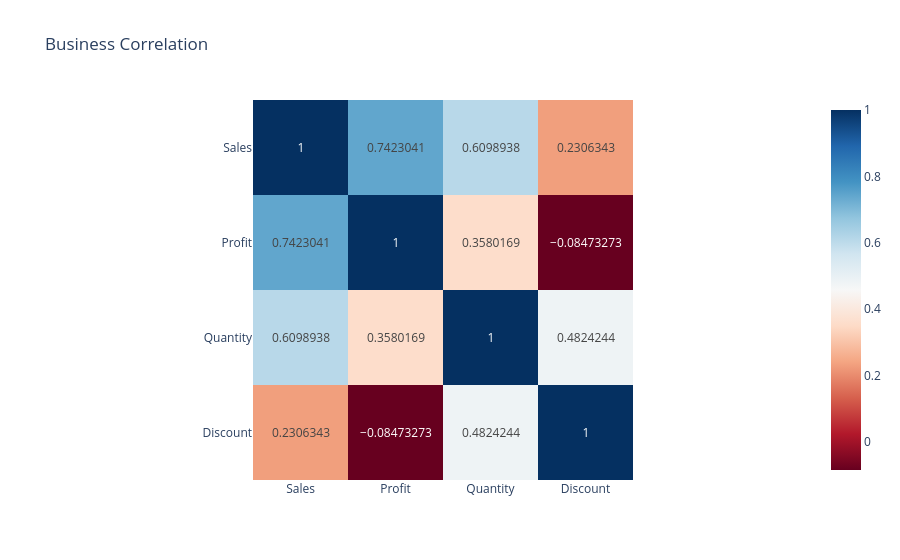

The notebook cell this image was saved under:
### Markdown cell above
**Code Cell 8
Business Example**

### Code cell
important_columns = df[

    [

        "Sales",

        "Profit",

        "Quantity",

        "Discount",

    ]

]

corr = important_columns.corr()

fig = px.imshow(

    corr,

    text_auto=True,

    color_continuous_scale="RdBu",

    title="Business Correlation"

)

fig.show()

### Figure 1 — Plotly figure (JSON) as saved in the notebook; plotly's stock layout.template omitted (floating-point values rounded to 4 significant figures)
{"data": [{"coloraxis": "coloraxis", "hovertemplate": "x: %{x}<br>y: %{y}<br>color: %{z}<extra></extra>", "name": "0", "texttemplate": "%{z}", "type": "heatmap", "x": ["Sales", "Profit", "Quantity", "Discount"], "xaxis": "x", "y": ["Sales", "Profit", "Quantity", "Discount"], "yaxis": "y", "z": [[1.0, 0.7423, 0.6099, 0.2306], [0.7423, 1.0, 0.358, -0.08473], [0.6099, 0.358, 1.0, 0.4824], [0.2306, -0.08473, 0.4824, 1.0]]}], "layout": {"coloraxis": {"autocolorscale": false, "colorscale": [[0, "rgb(103,0,31)"], [0.1, "rgb(178,24,43)"], [0.2, "rgb(214,96,77)"], [0.3, "rgb(244,165,130)"], [0.4, "rgb(253,219,199)"], [0.5, "rgb(247,247,247)"], [0.6, "rgb(209,229,240)"], [0.7, "rgb(146,197,222)"], [0.8, "rgb(67,147,195)"], [0.9, "rgb(33,102,172)"], [1, "rgb(5,48,97)"]]}, "title": {"text": "Business Correlation"}, "xaxis": {"anchor": "y", "constrain": "domain", "domain": [0, 1], "scaleanchor": "y"}, "yaxis": {"anchor": "x", "autorange": "reversed", "constrain": "domain", "domain": [0, 1]}}}
